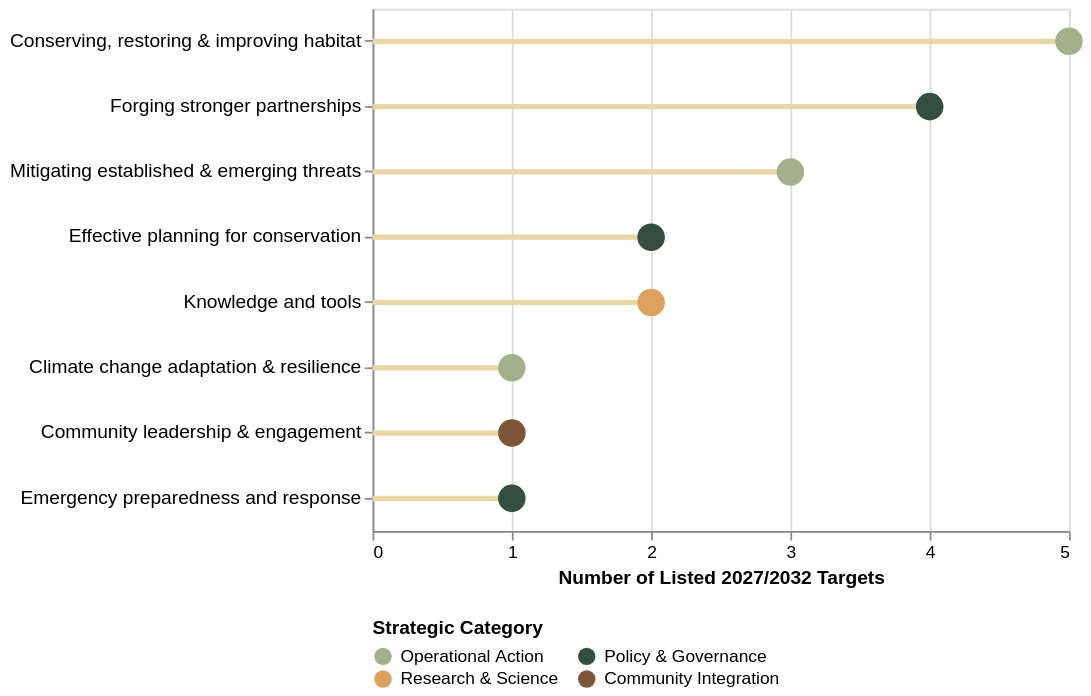

Express this chart as Vega-Lite.
### Vega-Lite specification from a JSON file in a GitHub repository (floating-point values rounded to 4 significant figures)
{"$schema": "https://vega.github.io/schema/vega-lite/v5.json", "width": 400, "height": 300, "data": {"values": [{"Action_Area": "Mitigating established & emerging threats", "Target_Count": 3, "Focus_Type": "Operational Action"}, {"Action_Area": "Effective planning for conservation", "Target_Count": 2, "Focus_Type": "Policy & Governance"}, {"Action_Area": "Climate change adaptation & resilience", "Target_Count": 1, "Focus_Type": "Operational Action"}, {"Action_Area": "Conserving, restoring & improving habitat", "Target_Count": 5, "Focus_Type": "Operational Action"}, {"Action_Area": "Knowledge and tools", "Target_Count": 2, "Focus_Type": "Research & Science"}, {"Action_Area": "Forging stronger partnerships", "Target_Count": 4, "Focus_Type": "Policy & Governance"}, {"Action_Area": "Community leadership & engagement", "Target_Count": 1, "Focus_Type": "Community Integration"}, {"Action_Area": "Emergency preparedness and response", "Target_Count": 1, "Focus_Type": "Policy & Governance"}]}, "layer": [{"mark": {"type": "rule", "color": "#e9d8a6", "strokeWidth": 3}, "encoding": {"y": {"field": "Action_Area", "type": "nominal", "title": null, "sort": "-x"}, "x": {"field": "Target_Count", "type": "quantitative", "title": "Number of Listed 2027/2032 Targets", "axis": {"tickMinStep": 1}}}}, {"mark": {"type": "circle", "size": 250, "opacity": 1}, "encoding": {"y": {"field": "Action_Area", "type": "nominal", "sort": "-x"}, "x": {"field": "Target_Count", "type": "quantitative"}, "color": {"field": "Focus_Type", "type": "nominal", "scale": {"domain": ["Operational Action", "Policy & Governance", "Research & Science", "Community Integration"], "range": ["#a3b18a", "#344e41", "#dda15e", "#7f5539"]}, "legend": {"title": "Strategic Category", "orient": "bottom", "columns": 2, "labelFontSize": 10}}, "tooltip": [{"field": "Action_Area", "type": "nominal", "title": "Core Action Pillar"}, {"field": "Target_Count", "type": "quantitative", "title": "Total Plan Targets"}, {"field": "Focus_Type", "type": "nominal", "title": "Strategic Classification"}]}}], "config": {"axisY": {"labelLimit": 320, "labelFontSize": 11}}}
